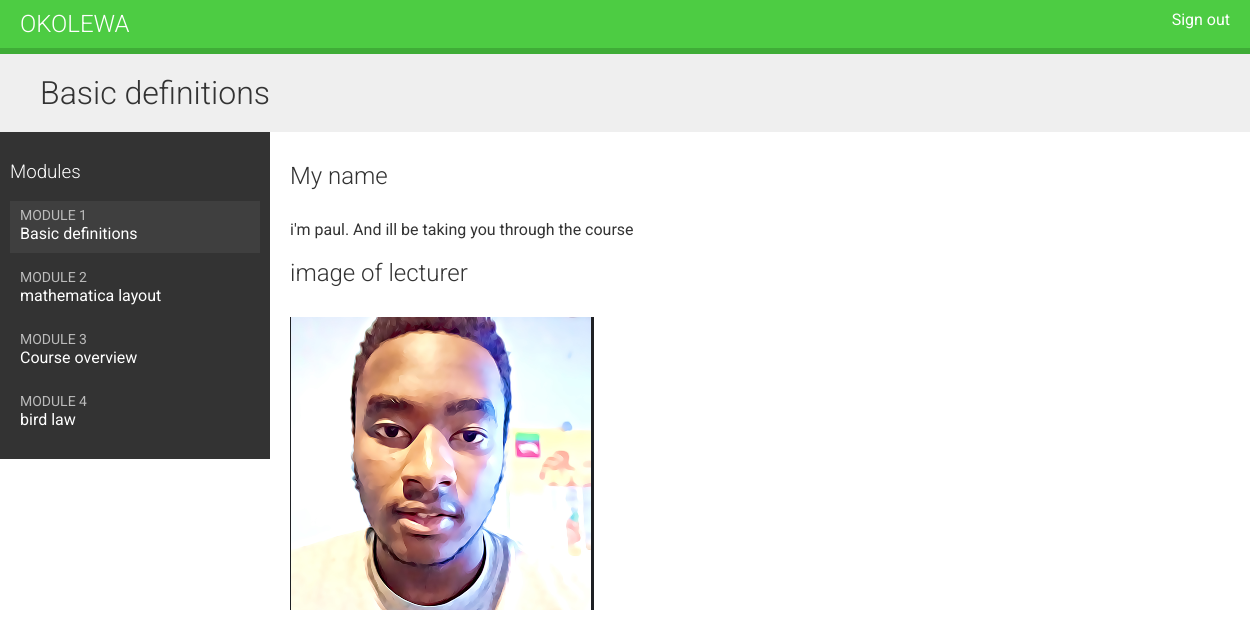
/students/course/5/ (signed in), run on the app's committed database.
### courses/models.py (models this page shows, shortened)
class Module(models.Model):
    course = models.ForeignKey(Course, related_name='modules', on_delete=models.CASCADE)
    title = models.CharField(max_length=200)
    description = models.TextField(blank=True)
    order = OrderField(blank=True, for_fields=['course'])
    class Meta:
        ordering = ['order']

class Content(models.Model):
    module = models.ForeignKey(Module, related_name='contents', on_delete=models.CASCADE,
                limit_choices_to={'model__in':(
                                           'text',
                                           'video',
                                           'file',
                                           'image')})
    content_type = models.ForeignKey(ContentType, on_delete=models.CASCADE)
    object_id = models.PositiveIntegerField()
    item = GenericForeignKey('content_type', 'object_id')
    order = OrderField(blank=True, for_fields=['module'])
    class Meta:
        ordering = ['order']

class ItemBase(models.Model):
    owner = models.ForeignKey(User,related_name='%(class)s_related', on_delete=models.CASCADE)
    title = models.CharField(max_length=250)
    created = models.DateTimeField(auto_now_add=True)
    updated = models.DateTimeField(auto_now=True)
    class Meta:
        abstract = True
    def render(self):
        return render_to_string(
            f'courses/content/{self._meta.model_name}.html',
            {'item': self})

class Text(ItemBase):
    content = models.TextField()

class Image(ItemBase):
    file = models.FileField(upload_to='images')

### students/views.py (the view)
class StudentCourseDetailView(DetailView):
	model = Course
	template_name = 'students/course/detail.html'
	def get_queryset(self):
		qs = super().get_queryset()
		return qs.filter(students__in=[self.request.user])
	def get_context_data(self, **kwargs):
		context = super().get_context_data(**kwargs)
		course = self.get_object()
		if 'module_id' in self.kwargs:
			context['module'] = course.modules.get(
			id=self.kwargs['module_id'])
		else:
			context['module'] = course.modules.all()[0]
		return context

### students/templates/students/course/detail.html (shortened to what this page needs)
{% extends "base.html" %}
{% block content %}
<h1>
{{ module.title }}
</h1>
<div class="contents">
<h3>Modules</h3>
<ul id="modules">
{% for m in object.modules.all %}
<li data-id="{{ m.id }}" {% if m == module %}
class="selected"{% endif %}>
<a href="{% url "student_course_detail_module" object.id
m.id %}">
<span>
Module <span class="order">{{ m.order|add:1 }}</span>
</span>
<br>
{{ m.title }}
</a>
</li>
{% empty %}
<li>No modules yet.</li>
{% endfor %}
</ul>
</div>
<div class="module">
{% for content in module.contents.all %}
{% with item=content.item %}
<h2>{{ item.title }}</h2>
{{ item.render }}
{% endwith %}
{% endfor %}
</div>
{% endblock %}

### courses/templates/base.html (shortened to what this page needs)
{% load static %}
<!DOCTYPE html>
<html>
  <head>
    <link href="{% static "base.css"%}" rel="stylesheet">
  </head>
  <body>
    <div id="header">
      <a href="/" class="logo">okolewa</a>
      <ul class="menu">
        {% if request.user.is_authenticated %}
         <li><a href="{% url "logout"%}">Sign out </a></li>
        {% else %}
         <li><a href="{% url "login"%}">Sign in</a></li>
        {% endif %}
      </ul>
    </div>
    <div id="content">
      {% block content %}
      {% endblock %}
    </div>
  </body>
</html>

### courses/templates/courses/content/text.html
{{ item.content|linebreaks }}

### courses/templates/courses/content/image.html
<p><img src="{{ item.file.url }}" alt="{{ item.title }}"></p>

### courses/static/base.css (style rules this page uses)
body { margin:0; font-family:'Roboto', sans-serif; font-weight:400; color:#333; }
a { color:#3fad37; text-decoration:none; }
ul { float:left; }
h1, h2, h3, h4, h5, h6 { font-family:'Roboto', sans-serif; font-weight:300; }
h1 { background:#efefef; width:100%; overflow:auto; padding:20px 0 20px 40px; margin:0; }
.module { padding:10px 20px; float:left; width:600px; }
.module p { margin:10px 0 20px; width:100%; float:left; }
#header { background:#4dcc43; overflow:auto; padding:10px 20px; border-bottom:6px solid #3fad37; }
#header .logo { text-decoration:none; font-family:'Roboto', sans-serif; font-weight:300; text-transform:uppercase; font-size:24px; color:#fff; float:left; }
#header a { color:#fff; }
#header .menu { list-style:none; float:right; margin:0; padding:0; }
.contents { width:20%; padding:10px; float:left; background:#333; color: #fff; font-family:'Roboto', sans-serif; }
.contents ul { list-style:none; margin:0; padding:0; width:100%; }
.contents ul li { margin:0 0 10px 0; padding:4px 10px 10px; overflow:auto; cursor:move; }
.contents ul li.selected { background:#3f3f3f; }
.contents ul span { text-transform:uppercase; color:#bbb; font-size:14px; }
.contents ul a { display:block; color:#fff; text-decoration:none; }

### data on the page
Module: title "Basic definitions", order|add "1"
Module: order|add "2", title "mathematica layout"
Module: order|add "3", title "Course overview"
Module: order|add "4", title "bird law"
Content: item "My name", item.content "i'm paul. And ill be taking you through the course"
Content: item "image of lecturer", item.file (picture)
